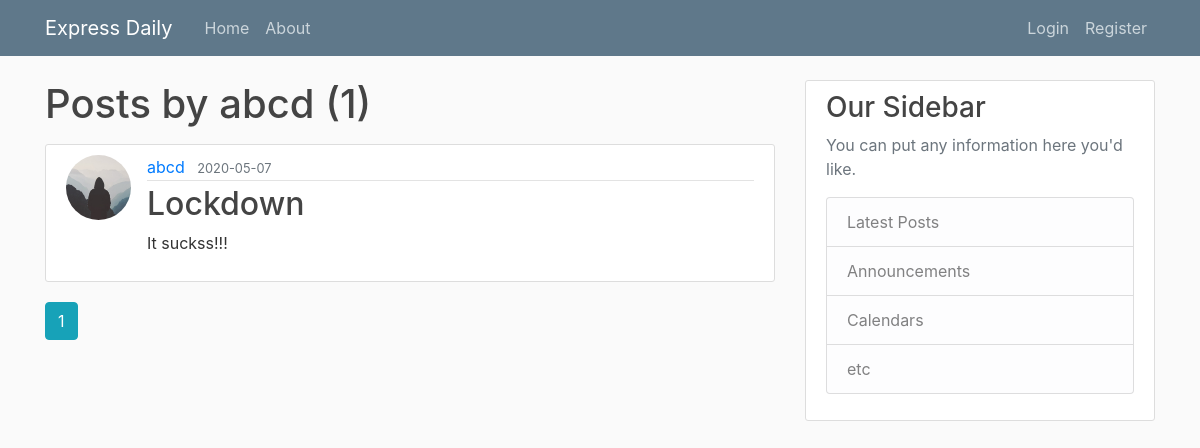
Page /user/abcd on the committed database.
### BLog/models.py (models this page shows, shortened)
class User(db.Model,UserMixin):
    id = db.Column(db.Integer, primary_key=True)
    username = db.Column(db.String(20), unique=True, nullable=False)
    email = db.Column(db.String(120), unique=True, nullable=False)
    image_file = db.Column(db.String(20), nullable=False,
                           default='default.jpg')
    password = db.Column(db.String(60), nullable=False)
    posts = db.relationship('Post', backref='author', lazy=True)

class Post(db.Model):
    id = db.Column(db.Integer, primary_key=True)
    title = db.Column(db.String(100), nullable=False)
    date_posted = db.Column(db.DateTime, nullable=False,
                            default=datetime.utcnow)
    content = db.Column(db.Text, nullable=False)
    user_id = db.Column(db.Integer, db.ForeignKey('user.id'), nullable=False)

### BLog/users/route.py (the view)
@users.route("/user/<string:username>")
def user_posts(username):
    page=request.args.get('page',1,type=int)
    user=User.query.filter_by(username=username).first_or_404()
    posts=Post.query.filter_by(author=user).order_by(Post.date_posted.desc()).paginate(page=page,per_page=1)
    return render_template("user_posts.html", posts=posts,user=user)

### BLog/templates/user_posts.html
{% extends "layout.html" %}
{% block content %}
    <h1 class="mb-3">Posts by {{ user.username }} ({{ posts.total }})</h1>
    {% for post in posts.items %}
        <article class="media content-section">
          <img class="rounded-circle article-img" src="{{ url_for('static', filename='profile_pic/' + post.author.image_file) }}">
          <div class="media-body">
            <div class="article-metadata">
              <a class="mr-2" href="{{ url_for('user_posts', username=post.author.username) }}">{{ post.author.username }}</a>
              <small class="text-muted">{{ post.date_posted.strftime('%Y-%m-%d') }}</small>
            </div>
            <h2><a class="article-title" href="{{ url_for('post', post_id=post.id) }}">{{ post.title }}</a></h2>
            <p class="article-content">{{ post.content }}</p>
          </div>
        </article>
    {% endfor %}
    {% for page_num in posts.iter_pages(left_edge=1, right_edge=1, left_current=1, right_current=2) %}
      {% if page_num %}
        {% if posts.page == page_num %}
          <a class="btn btn-info mb-4" href="{{ url_for('user_posts', username=user.username, page=page_num) }}">{{ page_num }}</a>
        {% else %}
          <a class="btn btn-outline-info mb-4" href="{{ url_for('user_posts', username=user.username, page=page_num) }}">{{ page_num }}</a>
        {% endif %}
      {% else %}
        ...
      {% endif %}
    {% endfor %}
{% endblock content %}

### BLog/templates/layout.html (shortened to what this page needs)
<!DOCTYPE html>
<html>
<head>
  <link rel="stylesheet" href="https://maxcdn.bootstrapcdn.com/bootstrap/4.0.0/css/bootstrap.min.css"
>
  <link rel="stylesheet" type="text/css" href="{{ url_for('static', filename='main.css') }}">
</head>
<body>
  <header class="site-header">
    <nav class="navbar navbar-expand-md navbar-dark bg-steel fixed-top">
      <div class="container">
        <a class="navbar-brand mr-4" href="/">Express Daily</a>
        <div class="collapse navbar-collapse" id="navbarToggle">
          <div class="navbar-nav mr-auto">
            <a class="nav-item nav-link" href="{{url_for('main.home')}}">Home</a>
            <a class="nav-item nav-link" href="{{url_for('main.about')}}">About</a>
          </div>
          <div class="navbar-nav">
            {%if current_user.is_authenticated%}
            <a class="nav-item nav-link" href="{{url_for('posts.new_posts')}}">Add Post</a>
            <a class="nav-item nav-link" href="{{url_for('users.account')}}">Account</a>
            <a class="nav-item nav-link" href="{{url_for('users.logout')}}">Logout</a>
            {%else%}
            <a class="nav-item nav-link" href="{{url_for('users.login')}}">Login</a>
            <a class="nav-item nav-link" href="{{url_for('users.register')}}">Register</a>
            {%endif%}
          </div>
        </div>
      </div>
    </nav>
  </header>
  <main role="main" class="container">
    <div class="row">
      <div class="col-md-8">
        {% block content %}{% endblock %}
      </div>
      <div class="col-md-4">
        <div class="content-section">
          <h3>Our Sidebar</h3>
          <p class='text-muted'>You can put any information here you'd like.
            <ul class="list-group">
              <li class="list-group-item list-group-item-light">Latest Posts</li>
              <li class="list-group-item list-group-item-light">Announcements</li>
              <li class="list-group-item list-group-item-light">Calendars</li>
              <li class="list-group-item list-group-item-light">etc</li>
            </ul>
          </p>
        </div>
      </div>
    </div>
  </main>
</body>
</html>

### BLog/static/main.css (style rules this page uses)
body { background: #fafafa; color: #333333; margin-top: 5rem; }
h1, h2, h3, h4, h5, h6 { color: #444444; }
.bg-steel { background-color: #5f788a; }
.site-header .navbar-nav .nav-link { color: #cbd5db; }
.content-section { background: #ffffff; padding: 10px 20px; border: 1px solid #dddddd; border-radius: 3px; margin-bottom: 20px; }
.article-title { color: #444444; }
.article-content { white-space: pre-line; }
.article-img { height: 65px; width: 65px; margin-right: 16px; }
.article-metadata { padding-bottom: 1px; margin-bottom: 4px; border-bottom: 1px solid #e3e3e3; }

### rows in the picture
User: username "abcd"
Post: image_file (placeholder picture), author.username "abcd", date_posted "2020-05-07", title "Lockdown", content "It suckss!!!"

### other values in the picture
{{ posts.total }} "1"
{{ page_num }} "1"
